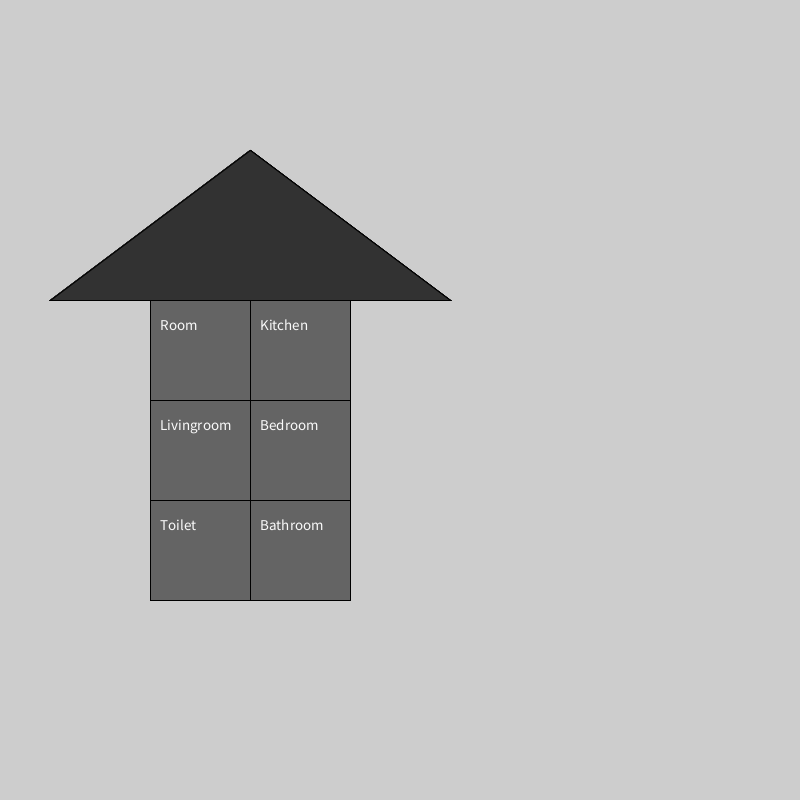
Frame 1 (no input)
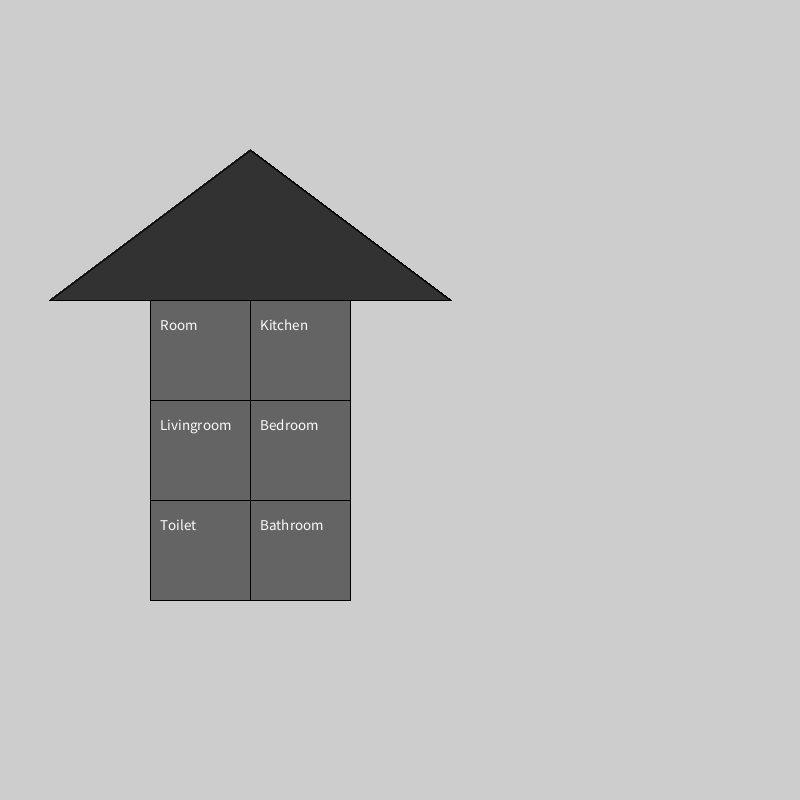
Frame 60 (the mouse pressed at the canvas centre just before this capture)
Frame 120 (the mouse held since frame 60 and released just before this capture): identical to frame 60, image omitted

The Processing sketch that drew these frames (run headless with seeded random() and noise(); from frame 60 on, the mouse is pressed at the canvas centre):

// Processing sketch: house
// ── house.pde
//lav et rum //<>// //<>// //<>//

Room[] house = new Room[6];

void setup() {
  size(800, 800);
  background(205);
  house[0]= new Room("Room", false, 150, 300);
  house[1]= new Room("Kitchen", false, 250, 300);
  house[2]= new Room("Livingroom", false, 150, 400);
  house[3]= new Room("Bedroom", false, 250, 400);
  house[4]= new Room("Toilet", false, 150, 500);
  house[5]= new Room("Bathroom", false, 250, 500);
}

void draw() {
  for (int i = 0; i<house.length; i++) {
    house[i].drawRoof();
    // tegn rum
    house[i].drawRoom();
  }
}

void mouseClicked() {
  // lav baggrund
  background(204);
  fill(105);
  rect(80, 680, 300, 30);
  fill(250);

  for (int i = 0; i<house.length; i++) {
    // find ud af om vi tænder eller slukker lyset
    if (house[i].isRoomClicked(mouseX, mouseY))
      if (house[i].light) {
        house[i].bravoSixGoingDark();
        text("Turning off the light in "+house[i].getRoomName(), 100, 700);
      } else {
        house[i].raveParty();
        text("Turning on the light in "+house[i].getRoomName(), 100, 700);
      }
  }
}


void checkHouse() {
  boolean found=false;
  for (int i=0; i< house.length; i++) {
    if (house[i].isLightOn() == true) {
      println ("WOW turn off the light in the "+house[i].getRoomName());
      found = true;
    }
  }
  if (!found) {
    println("All right! You’r ready to go!");
    
  } else {
    println("you forgot something");
  }
}

// ── class_room.pde
class Room {
  //klssens tilstand
  
  boolean light; //er lyset tændt eller slukket
  String name; // rummets navn
  float xPos, yPos; // x og y pos for rummets øverste venstre hjørne
  int height = 100; // konstant højden på rummet
  int width = 100; // konstant bredden på rummet
  

  //konstruktør
  Room(String n, boolean onOff, float x, float y) {
    name = n; 
    light = onOff;
    xPos = x;
    yPos = y;
    
  }

  // settters
  void setLight(boolean l) {
    light = l;
  }

  void setName(String n) {
    name = n;
  }

  // getters
  boolean isLightOn() {
    return light;
  }

  String getRoomName() {
    return name;
  }

  void drawRoom() {
    if (light)
      fill(204);
    else
      fill(100);
    //the upper-left corner, the third sets the width, and the fourth sets the height.
    rect(xPos, yPos, width, height);
    textSize(15);
    fill(250);
    text(name, xPos+10, yPos+30);
    for(int i = 0;i<house.length;i++);
  }

  boolean isRoomClicked(float x, float y) {
    if ((x > xPos) && (x < xPos+width) && (y>yPos) && (y < yPos+height))
      return true;
    else 
    return false;
  }
  
  void drawRoof(){
   fill(50);
  triangle(50, 300, 250, 150, 450, 300);
  fill(204);
  }
 
  void bravoSixGoingDark() {

  for (int i = 0; i < house.length; i++) {
    house[i].setLight(false);
  }
}


void raveParty() {
  for (int i = 0; i < house.length; i++) {
    house[i].setLight(true);
  }
}



  
  
}
